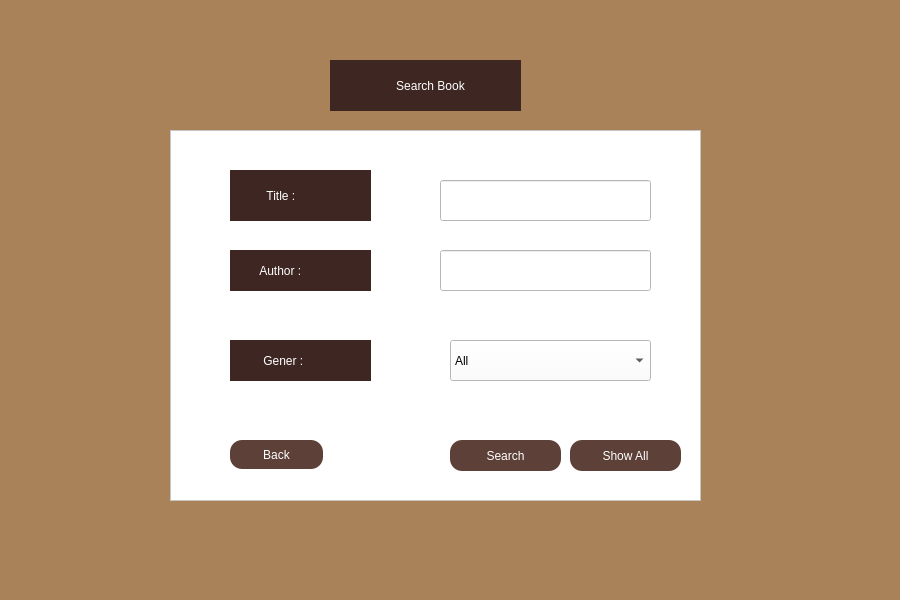
<?xml version="1.0" encoding="UTF-8"?>
<ui version="4.0">
 <class>SearchBookPage</class>
 <widget class="QWidget" name="SearchBookPage">
  <property name="enabled">
   <bool>true</bool>
  </property>
  <property name="geometry">
   <rect>
    <x>0</x>
    <y>0</y>
    <width>900</width>
    <height>600</height>
   </rect>
  </property>
  <property name="minimumSize">
   <size>
    <width>900</width>
    <height>600</height>
   </size>
  </property>
  <property name="windowTitle">
   <string>Search Book</string>
  </property>
  <property name="styleSheet">
   <string notr="true">background-color: rgb(170, 130, 89);</string>
  </property>
  <widget class="QFrame" name="frame1">
   <property name="geometry">
    <rect>
     <x>170</x>
     <y>130</y>
     <width>531</width>
     <height>371</height>
    </rect>
   </property>
   <property name="styleSheet">
    <string notr="true">background-color: rgb(255, 255, 255);</string>
   </property>
   <property name="frameShape">
    <enum>QFrame::StyledPanel</enum>
   </property>
   <property name="frameShadow">
    <enum>QFrame::Raised</enum>
   </property>
   <property name="midLineWidth">
    <number>9</number>
   </property>
   <widget class="QPushButton" name="back">
    <property name="geometry">
     <rect>
      <x>60</x>
      <y>310</y>
      <width>93</width>
      <height>29</height>
     </rect>
    </property>
    <property name="styleSheet">
     <string notr="true">QPushButton {
    background-color: #5D4037;
    color: white;
    border: none;
    border-radius: 12px;
    font: bold 11pt &quot;Segoe UI&quot;;
    padding: 8px 15px;
}

QPushButton:hover {
    background-color: #795548;
}

QPushButton:pressed {
    background-color: #3E2723;
}</string>
    </property>
    <property name="text">
     <string>Back</string>
    </property>
   </widget>
   <widget class="QPushButton" name="search">
    <property name="geometry">
     <rect>
      <x>280</x>
      <y>310</y>
      <width>111</width>
      <height>31</height>
     </rect>
    </property>
    <property name="styleSheet">
     <string notr="true">QPushButton {
    background-color: #5D4037;
    color: white;
    border: none;
    border-radius: 12px;
    font: bold 11pt &quot;Segoe UI&quot;;
    padding: 8px 15px;
}

QPushButton:hover {
    background-color: #795548;
}

QPushButton:pressed {
    background-color: #3E2723;
}</string>
    </property>
    <property name="text">
     <string>Search</string>
    </property>
   </widget>
   <widget class="QPushButton" name="showall">
    <property name="geometry">
     <rect>
      <x>400</x>
      <y>310</y>
      <width>111</width>
      <height>31</height>
     </rect>
    </property>
    <property name="styleSheet">
     <string notr="true">QPushButton {
    background-color: #5D4037;
    color: white;
    border: none;
    border-radius: 12px;
    font: bold 11pt &quot;Segoe UI&quot;;
    padding: 8px 15px;
}

QPushButton:hover {
    background-color: #795548;
}

QPushButton:pressed {
    background-color: #3E2723;
}</string>
    </property>
    <property name="text">
     <string>Show All</string>
    </property>
   </widget>
   <widget class="QLabel" name="title">
    <property name="geometry">
     <rect>
      <x>60</x>
      <y>40</y>
      <width>141</width>
      <height>51</height>
     </rect>
    </property>
    <property name="styleSheet">
     <string notr="true"> background-color: #3E2723;
color: rgb(255, 255, 255);</string>
    </property>
    <property name="text">
     <string>           Title :</string>
    </property>
   </widget>
   <widget class="QLabel" name="author">
    <property name="geometry">
     <rect>
      <x>60</x>
      <y>120</y>
      <width>141</width>
      <height>41</height>
     </rect>
    </property>
    <property name="styleSheet">
     <string notr="true"> background-color: #3E2723;
color: rgb(255, 255, 255);</string>
    </property>
    <property name="text">
     <string>         Author :</string>
    </property>
   </widget>
   <widget class="QLabel" name="gener">
    <property name="geometry">
     <rect>
      <x>60</x>
      <y>210</y>
      <width>141</width>
      <height>41</height>
     </rect>
    </property>
    <property name="styleSheet">
     <string notr="true"> background-color: #3E2723;
color: rgb(255, 255, 255);</string>
    </property>
    <property name="text">
     <string>          Gener :</string>
    </property>
   </widget>
   <widget class="QLineEdit" name="linetitle">
    <property name="geometry">
     <rect>
      <x>270</x>
      <y>50</y>
      <width>211</width>
      <height>41</height>
     </rect>
    </property>
   </widget>
   <widget class="QLineEdit" name="lineauthor">
    <property name="geometry">
     <rect>
      <x>270</x>
      <y>120</y>
      <width>211</width>
      <height>41</height>
     </rect>
    </property>
   </widget>
   <widget class="QComboBox" name="comboBox">
    <property name="geometry">
     <rect>
      <x>280</x>
      <y>210</y>
      <width>201</width>
      <height>41</height>
     </rect>
    </property>
    <property name="styleSheet">
     <string notr="true">background-color: rgb(255, 255, 255);</string>
    </property>
    <item>
     <property name="text">
      <string>All</string>
     </property>
    </item>
    <item>
     <property name="text">
      <string>History</string>
     </property>
    </item>
    <item>
     <property name="text">
      <string>Science</string>
     </property>
    </item>
    <item>
     <property name="text">
      <string>Fantasy</string>
     </property>
    </item>
   </widget>
  </widget>
  <widget class="QLabel" name="label1">
   <property name="geometry">
    <rect>
     <x>330</x>
     <y>60</y>
     <width>191</width>
     <height>51</height>
    </rect>
   </property>
   <property name="styleSheet">
    <string notr="true"> background-color: #3E2723;
color: rgb(255, 255, 255);</string>
   </property>
   <property name="text">
    <string>   Search Book</string>
   </property>
   <property name="textFormat">
    <enum>Qt::PlainText</enum>
   </property>
   <property name="alignment">
    <set>Qt::AlignCenter</set>
   </property>
  </widget>
 </widget>
 <resources/>
 <connections/>
</ui>
